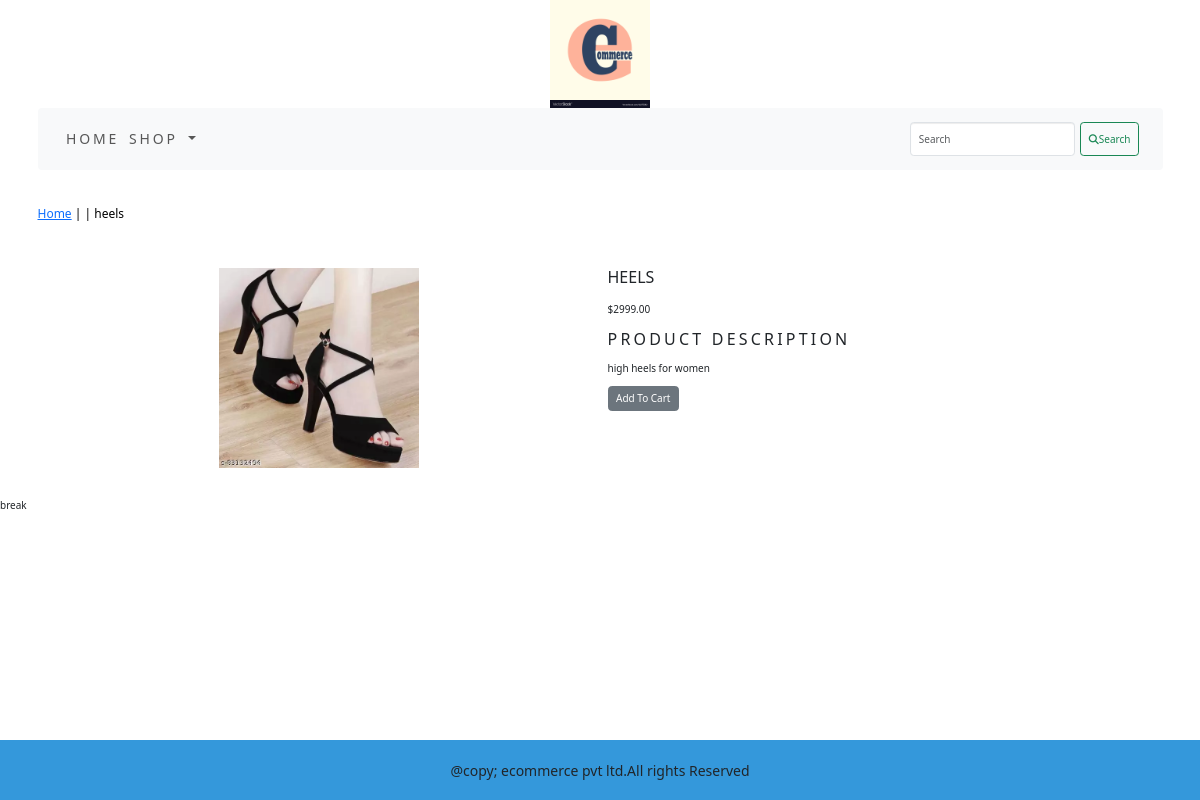
Page /ecommerceapp/shoes/heels/ on the committed database.
### ecommerceapp/models.py (models this page shows, shortened)
class product(models.Model):
    name=models.CharField(max_length=250,unique=True)
    slug=models.SlugField(max_length=250,unique=True)
    description=models.TextField(blank=True)
    price=models.DecimalField(max_digits=10,decimal_places=2)
    category=models.ForeignKey(category,on_delete=models.CASCADE)
    image=models.ImageField(upload_to='product_images',blank=True)
    stock=models.IntegerField()
    available=models.BooleanField(default=True)
    created=models.DateTimeField(auto_now_add=True)
    updated=models.DateTimeField(auto_now=True)
    class Meta:
        ordering=('name',)
        verbose_name = 'verbose_product'
        verbose_name_plural = 'verbose_products'

### ecommerceapp/views.py (the view)
# urls.py: path('<slug:c_slug>/<slug:p_slug>/',views.prodetail,name='prodetail'),
def prodetail(request,c_slug,p_slug):
    try:
        pro1=product.objects.get(category__slug=c_slug,slug=p_slug)
    except Exception as e:
        raise e
    return render(request,'product_detail.html',{'pro1':pro1})

### cartapp/context_processors.py (called while the page is built)
def counter(request):
    item_count=0
    if 'admin' in request.path:
        return {}
    else:
        try:
            car=cart.objects.filter(cart_id=c_id(request))
            items=cartitem.objects.all().filter(c=car[:1])
            for i in items:
                item_count += i.quantity
        except cart.DoesNotExist:
            item_count = 0
    return dict(item_count=item_count)

### cartapp/views.py (called while the page is built)
def c_id(request):
    c_data=request.session.session_key
    if not c_data:
        c_data=request.session.create()
    return c_data

### ecommerceapp/context_processors.py (called while the page is built)
def menu(request):
    links=category.objects.all()
    return dict(links=links)

### ecommerceapp/models.py (called while the page is built)
    def get_url(self):
        return reverse('ecommerceapp:products_by_category',args=[self.slug])

### templates/product_detail.html (shortened to what this page needs)
{% extends 'base.html' %}
{% load static %}
{% block content %}
<div class="row myproduct-class">
    <div class="mx-auto">
        <p> <a href="{% url 'ecommerceapp:allproducts' %}">Home</a> | <a href="{{pro1.c_page.get_url}}">{{pro1.c_page}}</a> | {{pro1.name}} </p>
    </div>
</div>
<div class="container">
   <br>
   <div class="row">
      <div class="col-12 col-sm-12 col-md-12 col-lg-6 text-center">
          <div style="min-width:18rem">
             <img src="{{pro1.image.url}}" alt="{{pro1.name}}" style="width:200px">
          </div>
      </div>
<div class="col-12 col-sm-12 col-md-12 col-lg-6">
    <div>
        <h1 class="myproduct-title">{{pro1.name}}</h1>
        <p>${{pro1.price}}</p>
        <p class="mytitle">Product Description</p>
        <p class="text-justify myproduct-text">{{pro1.description}}</p>
        {% if pro1.stock <= 0 %}
        <p class="text-justify myproduct-text">!!Out Of Stock!!</p>
        {% else %}
        <a class="btn btn-secondary" href="{% url 'cartapp:add_cart' pro1.id %}">Add To Cart</a>
        {% endif %}
    </div>
</div>
</div>
    </div>
{% endblock %}

### static/css/custom.css (style rules this page uses)
body { font-family: "Roboto", sans-serif; font-weight: 900; font-style: normal; }
.mytitle { font-size:16px; text-transform:uppercase; letter-spacing:.2em }
.myproduct-class { padding-top:15px; padding-bottom:20px; }
.myproduct-class .mx-auto { color:#000; font-size:12px; text-decoration:none; }
.myproduct-title { font-size:16px; text-transform:uppercase; letter-spacing:.2em padding-top:15px; padding-bottom:10px; }
.myproduct-text { padding-right:20px; }

### rows in the picture
product: name "heels", image (picture), name "HEELS", price "2999.00", description "high heels for women"
